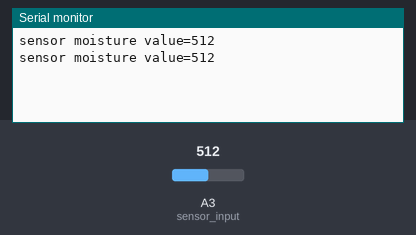
Simulated run of this sketch. Board: Arduino Uno, built with avr-gcc and run on an emulated ATmega328P. On the bench: the last lines printed to the serial monitor. The inputs (shaded band) are chosen by the test bench; at power-on: A3 (sensor_input) = 512.

Above: at 1.8 s.
1.9 s: A3 (sensor_input) set to 716
At 2.8 s:
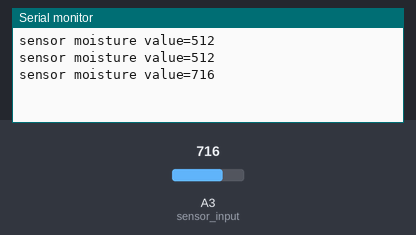
3.4 s: A3 (sensor_input) set to 900
At 4.7 s:
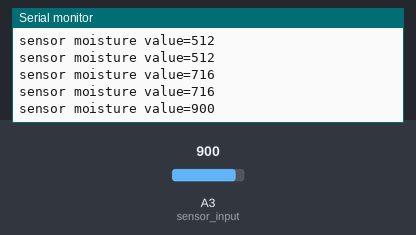
Timing chart, 0 to 6.4 s (numbered marks = the images above; inputs shaded):
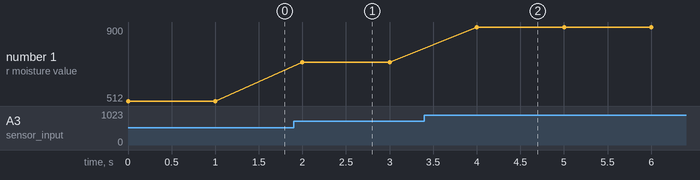

Measured:
- after the input at 1.9 s, the serial monitor: prints a new line after 0.10 s (image 1)
- after the input at 3.4 s, the serial monitor: prints a new line after 0.60 s (image 2)
- plotted number 1: 512 → 716 after the input at 1.9 s, 716 → 900 after the input at 3.4 s

The sketch:

moisture.ino
```cpp
const int sensor_input=A3;

int sensor_value;

void setup()
{
  Serial.begin(9600);
}

void loop()
{
  sensor_value=analogRead(sensor_input);
  Serial.print("sensor moisture value=");
  Serial.println(sensor_value);

  delay(1000);

}
```
